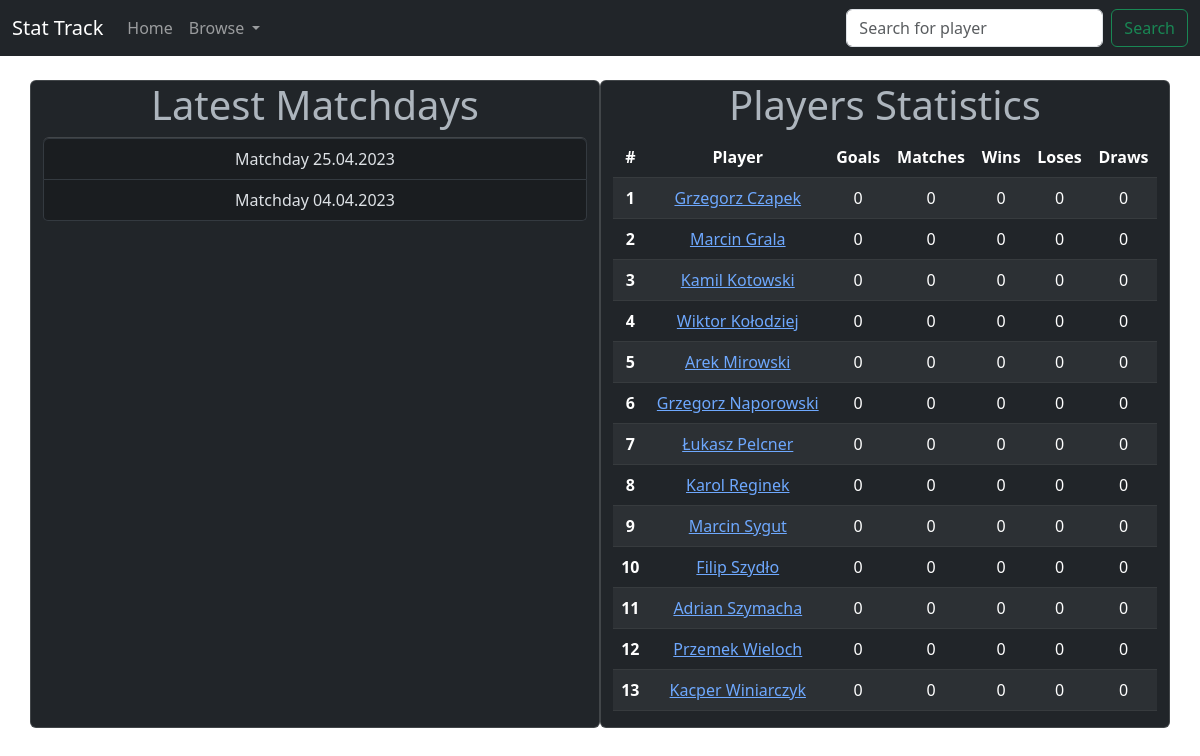
The page / on the database its author committed.
### stat_track/models.py (models this page shows, shortened)
class MatchDay(models.Model):
    date = models.DateTimeField("Date of match")
    match_counter = models.PositiveIntegerField(default=0, )
    def __str__(self):
        return f"Matchday {self.date.strftime('%d.%m.%Y')}"

class Player(models.Model):
    first_name = models.CharField(max_length = 16)
    last_name = models.CharField(max_length = 16)
    def __str__(self):
        return f"{self.first_name} {self.last_name}"
    def get_player_matches_played(self):
        matches_played = Stat.objects.filter(player=self).count()
        return matches_played
    def get_player_goals(self):
        goals_queryset = Stat.objects.filter(player=self).values_list('goals')
        total_goals = goals_queryset.aggregate(Sum('goals'))['goals__sum']
        if total_goals:
            return total_goals
        else:
            return 0
    def get_player_wins(self):
        stats = Stat.objects.filter(player=self)
        wins = 0
        for stat in stats:
            if stat.win == True:
                wins += 1
        return wins
    def get_player_loses(self):
        stats = Stat.objects.filter(player=self)
        loses = 0
        for stat in stats:
            if stat.win == False:
                loses += 1
        return loses
    def get_player_draws(self):
        stats = Stat.objects.filter(player=self)
        draws = 0
        for stat in stats:
            if stat.win == "Draw":
                draws += 1
        return draws
    get_player_matches_played.short_description = 'Matches'
    get_player_goals.short_description = 'Goals'
    get_player_wins.short_description = 'Wins'
    get_player_loses.short_description = 'Loses'
    get_player_draws.short_description = 'Draws'

### stat_track/views.py (the view)
# urls.py: 2. Add a URL to urlpatterns:  path('', views.home, name='home')
def home(request):
    latest_match_day_list = MatchDay.objects.order_by("-date")[:5]
    players_list = Player.objects.all().order_by("last_name")
    context = {"latest_match_day_list": latest_match_day_list, "players_list": players_list}
    return render(request, "stat_track/home.html", context)

### stat_track/templates/stat_track/home.html (shortened to what this page needs)
{% extends "./base.html" %}
{% if latest_match_list %}
    {% block content %}
    <div class="container text-center">
        <div class="row">
          <div class="col card" data-bs-theme="dark">
            <h1>Latest Matchdays</h1>
            <div class="list-group">
                {% for matchday in latest_match_day_list %}
                    <a href="{% url 'matchday' matchday.id %}" class="list-group-item list-group-item-action list-group-item-dark">{{ matchday }}</a>
                {% endfor %}
            </div>
          </div>
          <div class="col card" data-bs-theme="dark">
            <div class="table-responsive">
                <h1>Players Statistics</h1>
                <table class="table table-dark table-striped">
                    <thead>
                        <tr>
                            <th scope="col">#</th>
                            <th scope="col">Player</th>
                            <th scope="col">Goals</th>
                            <th scope="col">Matches</th>
                            <th scope="col">Wins</th>
                            <th scope="col">Loses</th>
                            <th scope="col">Draws</th>
                        </tr>
                    </thead>
                    <tbody>
                        {% for player in players_list %}
                        <tr>
                            <th scope="row">{{ forloop.counter }}</th>
                            <td><a href='player/{{ player.id }}'>{{ player }}</a></td>
                            <td>{{ player.get_player_goals }}</td>
                            <td>{{ player.get_player_matches_played }}</td>
                            <td>{{ player.get_player_wins }}</td>
                            <td>{{ player.get_player_loses }}</td>
                            <td>{{ player.get_player_draws }}</td>
                        </tr>
                        {% endfor %}
                    </tbody>
                </table>
            </div>
          </div>
        </div>
      </div>
    {% endblock %}
{% else %}
    <p>No matchdays are available.</p>
{% endif %}

### rows shown on the page
MatchDay: date "Matchday 25.04.2023"
MatchDay: date "Matchday 04.04.2023"
Player: first_name+last_name "Grzegorz Czapek", get_player_goals "0", get_player_matches_played "0", get_player_wins "0", get_player_loses "0", get_player_draws "0"
Player: first_name+last_name "Marcin Grala", get_player_goals "0", get_player_matches_played "0", get_player_wins "0", get_player_loses "0", get_player_draws "0"
Player: first_name+last_name "Kamil Kotowski", get_player_goals "0", get_player_matches_played "0", get_player_wins "0", get_player_loses "0", get_player_draws "0"
Player: first_name+last_name "Wiktor Kołodziej", get_player_goals "0", get_player_matches_played "0", get_player_wins "0", get_player_loses "0", get_player_draws "0"
Player: first_name+last_name "Arek Mirowski", get_player_goals "0", get_player_matches_played "0", get_player_wins "0", get_player_loses "0", get_player_draws "0"
Player: first_name+last_name "Grzegorz Naporowski", get_player_goals "0", get_player_matches_played "0", get_player_wins "0", get_player_loses "0", get_player_draws "0"
Player: first_name+last_name "Łukasz Pelcner", get_player_goals "0", get_player_matches_played "0", get_player_wins "0", get_player_loses "0", get_player_draws "0"
Player: first_name+last_name "Karol Reginek", get_player_goals "0", get_player_matches_played "0", get_player_wins "0", get_player_loses "0", get_player_draws "0"
Player: first_name+last_name "Marcin Sygut", get_player_goals "0", get_player_matches_played "0", get_player_wins "0", get_player_loses "0", get_player_draws "0"
Player: first_name+last_name "Filip Szydło", get_player_goals "0", get_player_matches_played "0", get_player_wins "0", get_player_loses "0", get_player_draws "0"
Player: first_name+last_name "Adrian Szymacha", get_player_goals "0", get_player_matches_played "0", get_player_wins "0", get_player_loses "0", get_player_draws "0"
Player: first_name+last_name "Przemek Wieloch", get_player_goals "0", get_player_matches_played "0", get_player_wins "0", get_player_loses "0", get_player_draws "0"
Player: first_name+last_name "Kacper Winiarczyk", get_player_goals "0", get_player_matches_played "0", get_player_wins "0", get_player_loses "0", get_player_draws "0"
